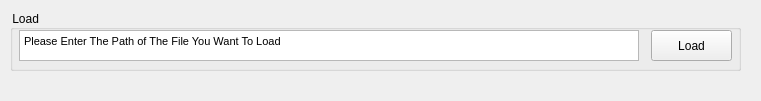
  <widget class="QDockWidget" name="dockWidget">
   <property name="geometry">
    <rect>
     <x>10</x>
     <y>80</y>
     <width>761</width>
     <height>101</height>
    </rect>
   </property>
   <property name="visible">
    <bool>false</bool>
   </property>
   <widget class="QWidget" name="dockWidgetContents">
    <widget class="QGroupBox" name="LoadgroupBox">
     <property name="geometry">
      <rect>
       <x>10</x>
       <y>10</y>
       <width>731</width>
       <height>61</height>
      </rect>
     </property>
     <property name="layoutDirection">
      <enum>Qt::RightToLeft</enum>
     </property>
     <property name="title">
      <string>Load</string>
     </property>
     <property name="alignment">
      <set>Qt::AlignRight|Qt::AlignTrailing|Qt::AlignVCenter</set>
     </property>
     <widget class="QPushButton" name="LoadpushButton">
      <property name="geometry">
       <rect>
        <x>641</x>
        <y>20</y>
        <width>81</width>
        <height>31</height>
       </rect>
      </property>
      <property name="text">
       <string>Load</string>
      </property>
     </widget>
     <widget class="QTextEdit" name="textEdit_2">
      <property name="geometry">
       <rect>
        <x>9</x>
        <y>20</y>
        <width>620</width>
        <height>31</height>
       </rect>
      </property>
      <property name="html">
       <string>&lt;!DOCTYPE HTML PUBLIC &quot;-//W3C//DTD HTML 4.0//EN&quot; &quot;http://www.w3.org/TR/REC-html40/strict.dtd&quot;&gt;
&lt;html&gt;&lt;head&gt;&lt;meta name=&quot;qrichtext&quot; content=&quot;1&quot; /&gt;&lt;style type=&quot;text/css&quot;&gt;
p, li { white-space: pre-wrap; }
&lt;/style&gt;&lt;/head&gt;&lt;body style=&quot; font-family:'MS Shell Dlg 2'; font-size:8.25pt; font-weight:400; font-style:normal;&quot;&gt;
&lt;p style=&quot; margin-top:0px; margin-bottom:0px; margin-left:0px; margin-right:0px; -qt-block-indent:0; text-indent:0px;&quot;&gt;&lt;span style=&quot; font-family:'MS Shell Dlg 2'; font-size:8pt;&quot;&gt;Please Enter The Path of The File You Want To Load&lt;/span&gt;&lt;/p&gt;&lt;/body&gt;&lt;/html&gt;</string>
      </property>
     </widget>
    </widget>
   </widget>
  </widget>
